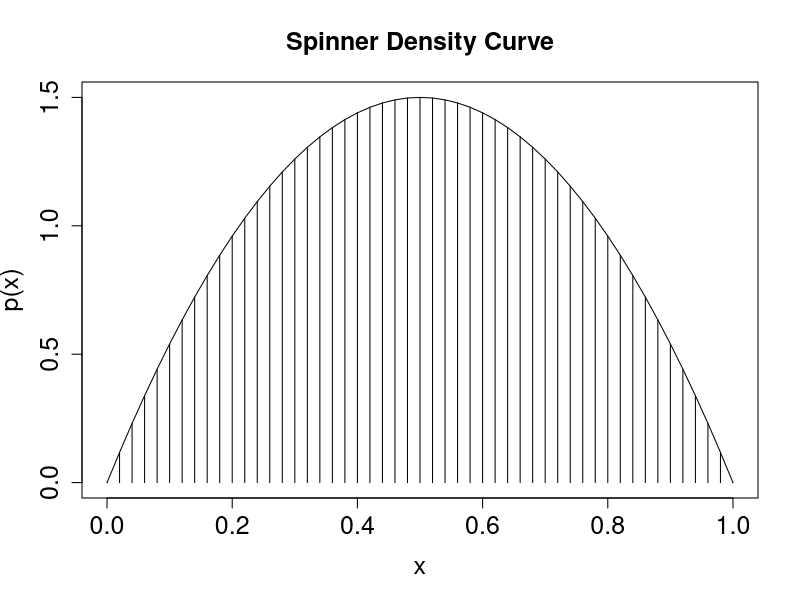

This figure's R source:
# Consider a spinner with a [0,1] scale on its circumfrence. Suppoer that the
# spinner is biased, such that its prob density function is p(x) = 6x(1-x) over
# the interval [0,1]



# Graph of above probability density function, with comb of intervals.
xlow  = 0 # Specify low end of x-axis.
xhigh = 1 # Specify high end of x-axis.
dx = 0.02                 # Specify interval width on x-axis

# Specify comb points along the x axis:
x = seq( from = xlow , to = xhigh , by = dx )

# Compute y values, i.e., probability density at each value of x:
y = (6 * x) * (1 - x)

# Plot the function. "plot" draws the intervals. "lines" draws the bell curve.
plot( x , y , type="h" , lwd=1 , cex.axis=1.5
	, xlab="x" , ylab="p(x)" , cex.lab=1.5
	, main="Spinner Density Curve" , cex.main=1.5 )
lines( x , y )

# Approximate the integral as the sum of width * height for each interval.
# Exact integral of 6x(1-x) = 6(x - x^2)-> integral= 6(x^2/2 -x^3/3), from 1 to 0
# = 6[(1/2 - 1/3) - (0)] = 6(1/6)=1
area = sum( dx * y )

# Save the plot to an EPS file.
# dev.copy2eps( file = "IntegralOfDensity.eps" )
